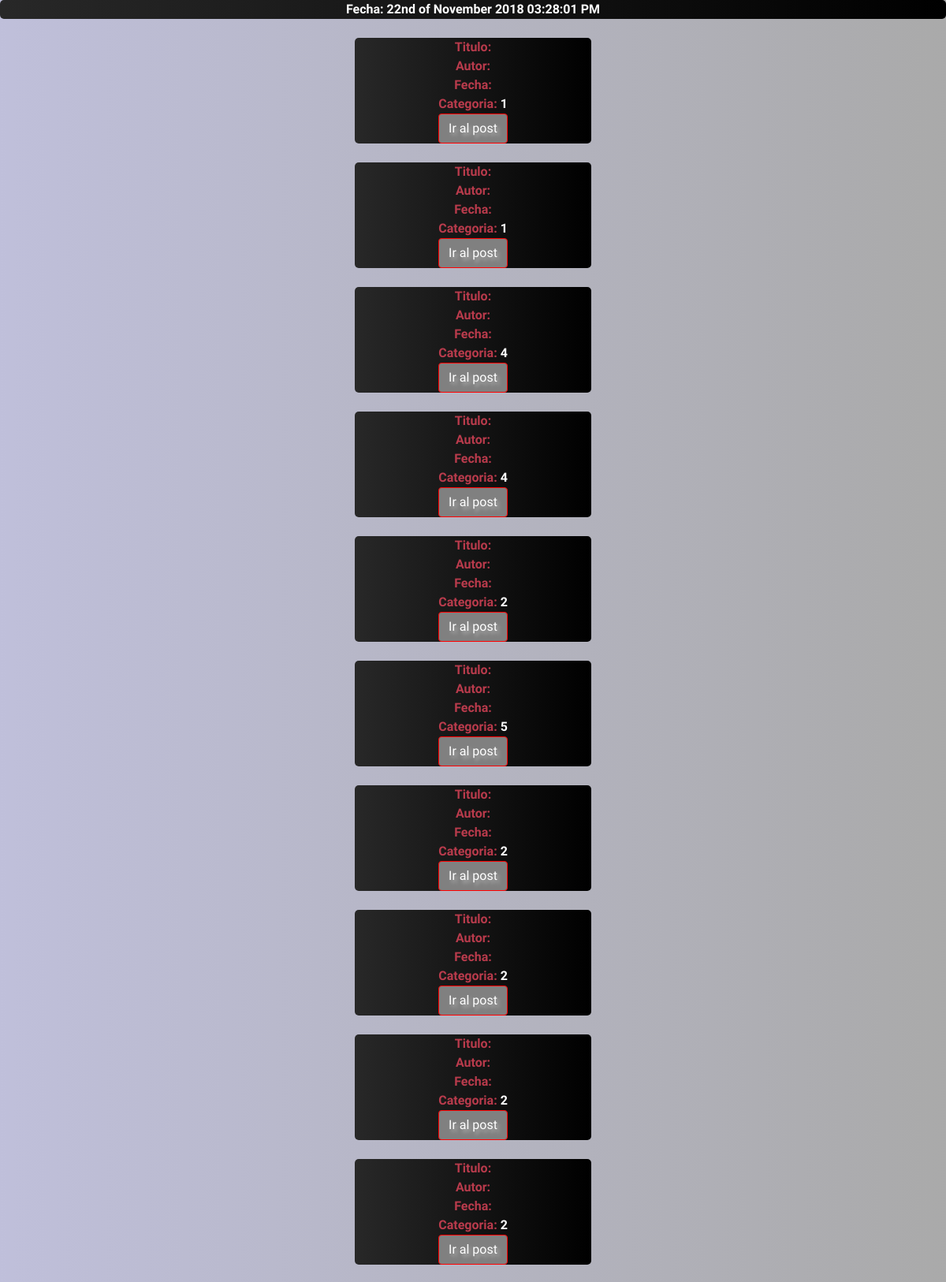
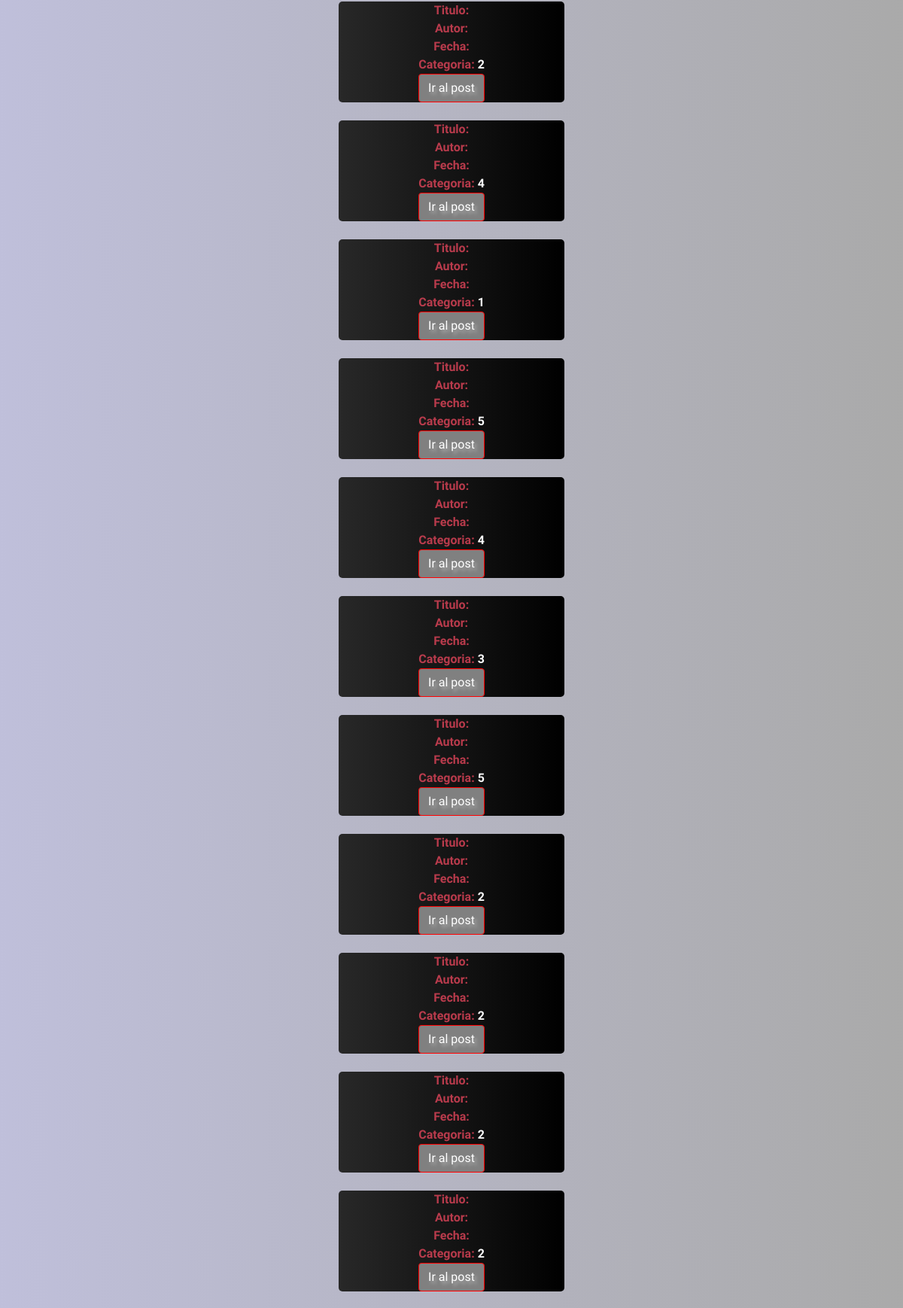
Page /LoginFinal/Pagina/accesopublico.php (upper part) on the committed database (2 pictures, top to bottom).
### tables this page shows
CREATE TABLE IF NOT EXISTS `productos` (
  `id` int(11) NOT NULL AUTO_INCREMENT,
  `nombre` varchar(100) NOT NULL,
  `descripcion` text NOT NULL,
  `fecha_alta` timestamp NOT NULL DEFAULT CURRENT_TIMESTAMP,
  `marca` varchar(100) NOT NULL,
  `id_usuario` int(11) NOT NULL,
  `categoria` int(11) NOT NULL,
  PRIMARY KEY (`id`),
  KEY `id_usuario` (`id_usuario`),
  KEY `categoria` (`categoria`)
);

### LoginFinal/Pagina/accesopublico.php (the view, shortened to what this page needs)
 <link rel="stylesheet" type="text/css" href="../Css/bootstrap.min.css">
 <link rel="stylesheet" type="text/css" href="../Css/estilo.css">
<?php $fecha = date('jS \of F Y h:i:s A');?>
<div>
	<?php echo "Fecha: " . $fecha;?>
	<br>
</div>
<?php
include '../conexion.php';
try {
         $sentencia = "SELECT * FROM productos";
            $registros = $conexion->query($sentencia)->fetchAll(PDO::FETCH_OBJ);
            foreach ($registros as $entrada ) {
                $id = $entrada->id_entradas;
                echo
                    '<br>
                    <div style="width:300px;""><spam style="color:rgba(255,75,100,0.7);">Titulo: </spam>'
                    . $entrada->titulo . '<br>' .
                    '<spam style="color:rgba(255,75,100,0.7)">Autor: </spam>'
                    .'<spam style="color:green;">' . $entrada->autor . '</spam><br>' .
                    '<spam style="color:rgba(255,75,100,0.7)">Fecha: </spam>'
                    . $entrada->fecha . '<br>' .
                    '<spam style="color:rgba(255,75,100,0.7)">Categoria: </spam>'
                    . $entrada->categoria . '<br>' .
                    '<a class="btn" href="paginapost.php?id=' . $id . '">Ir al post</a></div>';
            }
        } catch ( PDOException $e ) {
            echo( 'Error! ' . $e->getMessage () . ' // Linea->' . $e->getLine () );
        }
  ?>

### LoginFinal/Css/estilo.css (style rules this page uses)
div { background-image: linear-gradient(to right, rgb(40, 40, 40),rgb(0, 0, 0)); font-family: 'Poor Story', cursive; font-weight: bold; color: white; text-align: center; border-radius: 5px; margin: 0 auto; width: auto; text-overflow: ellipsis; overflow: hidden; }
p,a,h1,h2,h3,h4,h5,h6 { color: rgb(255, 255, 255); text-shadow: 3px 4px 4px rgb(175, 175, 175); font-weight: bold; }
.btn { background-color: grey; border-color: red; color: white; }

### rows in the picture
productos: categoria "1"
productos: categoria "1"
productos: categoria "4"
productos: categoria "4"
productos: categoria "2"
productos: categoria "5"
productos: categoria "2"
productos: categoria "2"
productos: categoria "2"
productos: categoria "2"
productos: categoria "2"
productos: categoria "4"
productos: categoria "1"
productos: categoria "5"
productos: categoria "4"
productos: categoria "3"
productos: categoria "5"
productos: categoria "2"
productos: categoria "2"
productos: categoria "2"
productos: categoria "2"
